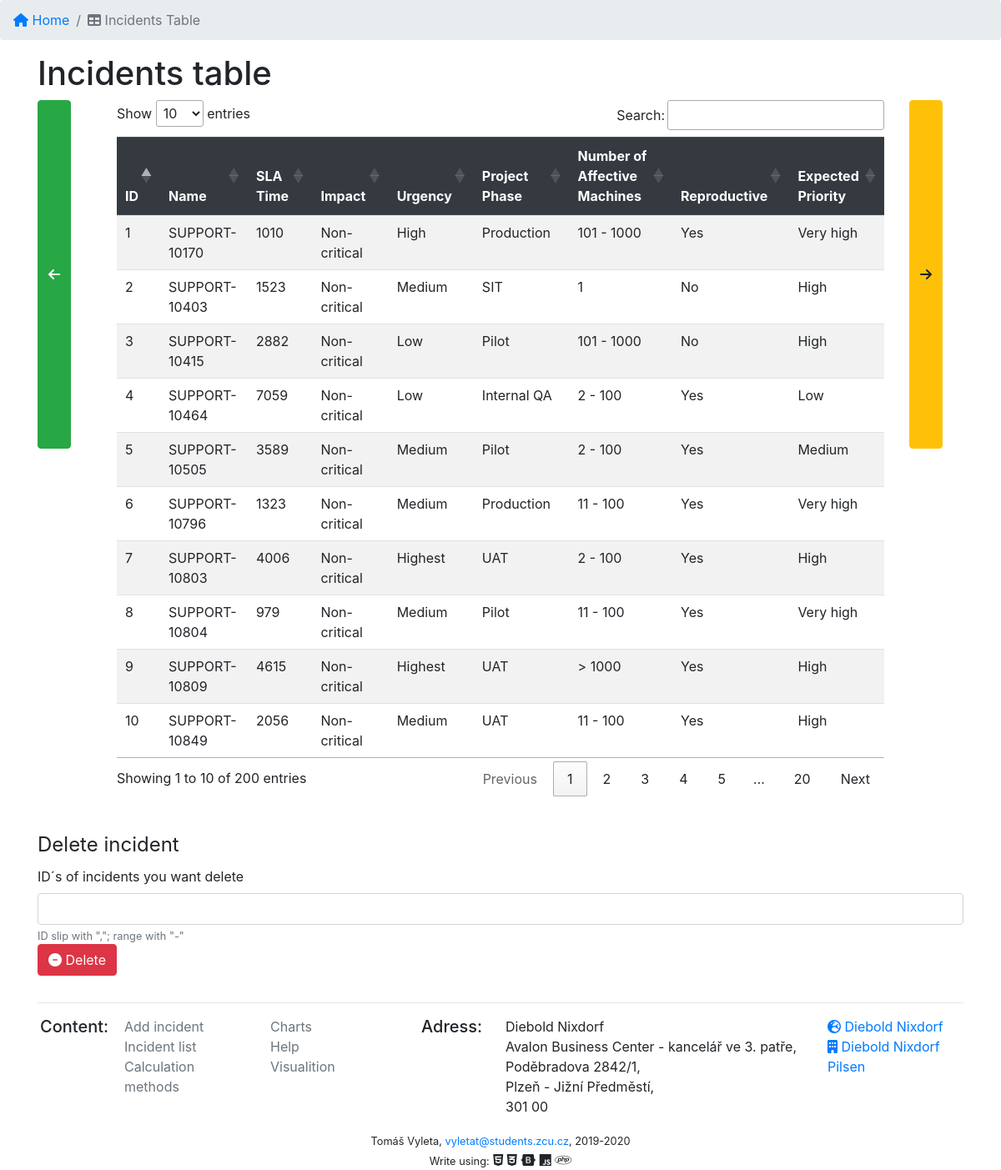
Screenshot of /?page=table with the database file from the repository.
### tables this page shows
CREATE TABLE IF NOT EXISTS `INCIDENT` (
  `id` INT NOT NULL AUTO_INCREMENT,
  `name` VARCHAR(45) NULL,
  `sla_time` INT NOT NULL,
  `urgency` INT NOT NULL,
  `reproductive` INT NOT NULL,
  `project_phase` INT NOT NULL,
  `number_of_effective_machines` INT NOT NULL,
  `impact` INT NOT NULL,
  `expected_priority` INT NULL,
  `priority_1` INT NULL,
  `priority_2` INT NULL,
  `priority_3` INT NULL,
  `priority_4` INT NULL,
  `priority_5` INT NULL,
  `priority_1_rating` FLOAT NULL,
  `priority_2_rating` FLOAT NULL,
  `priority_3_rating` FLOAT NULL,
  `priority_4_rating` FLOAT NULL,
  `priority_5_rating` FLOAT NULL,
  PRIMARY KEY (`id`),
  CONSTRAINT `fk_INCIDENT_URGENCY`
    FOREIGN KEY (`urgency`)
    REFERENCES `URGENCY` (`id_URGENCY`)
    ON DELETE NO ACTION
    ON UPDATE NO ACTION,
  CONSTRAINT `fk_INCIDENT_REPRODUCTIVE1`
    FOREIGN KEY (`reproductive`)
    REFERENCES `REPRODUCTIVE` (`id_REPRODUCTIVE`)
    ON DELETE NO ACTION
    ON UPDATE NO ACTION,
  CONSTRAINT `fk_INCIDENT_PROJECT_PHASE1`
    FOREIGN KEY (`project_phase`)
    REFERENCES `PROJECT_PHASE` (`id_PROJECT_PHASE`)
    ON DELETE NO ACTION
    ON UPDATE NO ACTION,
  CONSTRAINT `fk_INCIDENT_NUMBER_OF_AFFECTIVE_MACHINES1`
    FOREIGN KEY (`number_of_effective_machines`)
    REFERENCES `NUMBER_OF_AFFECTIVE_MACHINES` (`id_NUMBER_OF_AFFECTIVE_MACHINES`)
    ON DELETE NO ACTION
    ON UPDATE NO ACTION,
  CONSTRAINT `fk_INCIDENT_IMPACT1`
    FOREIGN KEY (`impact`)
    REFERENCES `IMPACT` (`id_IMPACT`)
    ON DELETE NO ACTION
    ON UPDATE NO ACTION,
  CONSTRAINT `fk_INCIDENT_PRIORITY1`
    FOREIGN KEY (`expected_priority`)
    REFERENCES `PRIORITY` (`idPRIORITY`)
    ON DELETE NO ACTION
    ON UPDATE NO ACTION,
  CONSTRAINT `fk_INCIDENT_PRIORITY2`
    FOREIGN KEY (`priority_1`)
    REFERENCES `PRIORITY` (`idPRIORITY`)
    ON DELETE NO ACTION
    ON UPDATE NO ACTION,
  CONSTRAINT `fk_INCIDENT_PRIORITY3`
    FOREIGN KEY (`priority_2`)
    REFERENCES `PRIORITY` (`idPRIORITY`)
    ON DELETE NO ACTION
    ON UPDATE NO ACTION,
  CONSTRAINT `fk_INCIDENT_PRIORITY4`
    FOREIGN KEY (`priority_3`)
    REFERENCES `PRIORITY` (`idPRIORITY`)
    ON DELETE NO ACTION
    ON UPDATE NO ACTION,
  CONSTRAINT `fk_INCIDENT_PRIORITY5`
    FOREIGN KEY (`priority_4`)
    REFERENCES `PRIORITY` (`idPRIORITY`)
    ON DELETE NO ACTION
    ON UPDATE NO ACTION,
  CONSTRAINT `fk_INCIDENT_PRIORITY6`
    FOREIGN KEY (`priority_5`)
    REFERENCES `PRIORITY` (`idPRIORITY`)
    ON DELETE NO ACTION
    ON UPDATE NO ACTION);

CREATE TABLE IF NOT EXISTS `IMPACT` (
  `id_IMPACT` INT NOT NULL AUTO_INCREMENT,
  `value` VARCHAR(45) NOT NULL,
  `name` VARCHAR(45) NOT NULL,
  PRIMARY KEY (`id_IMPACT`));

CREATE TABLE IF NOT EXISTS `URGENCY` (
  `id_URGENCY` INT NOT NULL AUTO_INCREMENT,
  `value` VARCHAR(45) NOT NULL,
  `name` VARCHAR(45) NOT NULL,
  PRIMARY KEY (`id_URGENCY`));

CREATE TABLE IF NOT EXISTS `PROJECT_PHASE` (
  `id_PROJECT_PHASE` INT NOT NULL AUTO_INCREMENT,
  `value` VARCHAR(45) NOT NULL,
  `name` VARCHAR(45) NOT NULL,
  PRIMARY KEY (`id_PROJECT_PHASE`));

CREATE TABLE IF NOT EXISTS `NUMBER_OF_AFFECTIVE_MACHINES` (
  `id_NUMBER_OF_AFFECTIVE_MACHINES` INT NOT NULL AUTO_INCREMENT,
  `value` VARCHAR(45) NOT NULL,
  `name` VARCHAR(45) NOT NULL,
  PRIMARY KEY (`id_NUMBER_OF_AFFECTIVE_MACHINES`));

CREATE TABLE IF NOT EXISTS `REPRODUCTIVE` (
  `id_REPRODUCTIVE` INT NOT NULL AUTO_INCREMENT,
  `value` VARCHAR(45) NOT NULL,
  `name` VARCHAR(45) NOT NULL,
  PRIMARY KEY (`id_REPRODUCTIVE`));

CREATE TABLE IF NOT EXISTS `PRIORITY` (
  `idPRIORITY` INT NOT NULL AUTO_INCREMENT,
  `value` VARCHAR(45) NOT NULL,
  `name` VARCHAR(45) NOT NULL,
  PRIMARY KEY (`idPRIORITY`));

### models/MyDatabase.class.php (called while the page is built, shortened)
<?php
class MyDatabase
{
    private $pdo;
    public function __construct()
    {
        $this->pdo = new PDO("mysql:host=" . DB_SERVER . ";dbname=" . DB_NAME, DB_USER, DB_PASS);
        $this->pdo->exec("set names utf8");
    }
    private function executeQuery(string $dotaz)
    {
        $res = $this->pdo->query($dotaz);
        if (!$res) {
            $error = $this->pdo->errorInfo();
            echo $error[2];
            return null;
        } else {
            return $res;
        }
    }
    private function resultObjectToArray(PDOStatement $obj)
    {
        return $obj->fetchAll(PDO::FETCH_ASSOC);
    }
    public function selectFromTable(string $tableName, string $whereStatement = "", $orderByStatement = ""): array
    {
        $q = "SELECT * FROM " . $tableName
            . (($whereStatement == "") ? "" : " WHERE $whereStatement")
            . (($orderByStatement == "") ? "" : " ORDER BY $orderByStatement");
        $obj = $this->executeQuery($q);
        $res = $this->resultObjectToArray($obj);
        return $res;
    }
    public function getUrgency()
    {
        $uregency = $this->selectFromTable(TABLE_URGENCY, "", "");
        return $uregency;
    }
    public function getImpact()
    {
        $impact = $this->selectFromTable(TABLE_IMPACT, "", "");
        return $impact;
    }
    public function incidentsToTable()
    {
        $query = "SELECT
        incident.id,
        incident.name,
        incident.sla_time,
        impact.name AS 'impact',
        urgency.name AS 'urgency',
        project_phase.name AS 'project_phase',
        number_of_affective_machines.name AS 'number_of_affective_machines',
        reproductive.name AS 'reproductive',
        priority.name AS 'expected_priority'
        FROM
        incident
        INNER JOIN impact ON incident.impact = impact.id_IMPACT
        INNER JOIN number_of_affective_machines ON incident.number_of_effective_machines = number_of_affective_machines.id_NUMBER_OF_AFFECTIVE_MACHINES
        INNER JOIN priority ON incident.expected_priority = priority.idPRIORITY
        INNER JOIN project_phase ON incident.project_phase = project_phase.id_PROJECT_PHASE
        INNER JOIN reproductive ON incident.reproductive = reproductive.id_REPRODUCTIVE
        INNER JOIN urgency ON incident.urgency = urgency.id_URGENCY
        ORDER BY incident.id";
        $obj = $this->executeQuery($query);
        $res = $this->resultObjectToArray($obj);
        return $res;
    }
}
?>

### controllers/TableController.class.php (the view, shortened to what this page needs)
<?php
class TableController implements IController {
    private $db;
    public function __construct() {
        require_once (DIRECTORY_MODELS ."/MyDatabase.class.php");
        $this->db = new MyDatabase();
    }
    function createTable(array $incidents):string {
        $heads = array("ID", "Name", "SLA Time", "Impact", "Urgency", "Project Phase", "Number of Affective Machines", "Reproductive", "Expected Priority");
        $table = "<table id='table-incidents' class=\"table table-striped\"><thead class=\"thead-dark\"><tr>";
        foreach ($heads as $head) {
            $table .= "<th>$head</th>";
        }
        $table .= "</tr></thead>";
        foreach ($incidents as $incident) {
            $table .= "<tr>";
            foreach ($incident as $element) {
                $table .= "<td>$element</td>";
            }
            $table .= "</tr>";
        }
        $table .= "</table>";
        return $table;
    }
    public function show(string $pageTitle):string {
        $tplData = [];
        $tplData['title'] = $pageTitle;
        $tplData['urgency'] = $this->db->getUrgency();
        $tplData['impact'] = $this->db->getImpact();
        $incidents = $this->db->incidentsToTable();
        $tplData['table'] = $this->createTable($incidents);
        require(DIRECTORY_VIEWS ."/TableTemplate.tpl.php");
        $obsah = ob_get_clean();
        return $obsah;
    }
}
?>

### index.php (shortened to what this page needs)
<?php
$app = new ApplicationStart();
$app->appStart();
class ApplicationStart {
    public function appStart(){
        if(isset($_GET["page"]) && array_key_exists($_GET["page"], WEB_PAGES)){
            $pageKey = $_GET["page"];
        } else {
            $pageKey = DEFAULT_WEB_PAGE_KEY;
        }
        $pageInfo = WEB_PAGES[$pageKey];
        $controller = new $pageInfo["class_name"];
        echo $controller->show($pageInfo["title"]);
    }
}
?>

### views/TableTemplate.tpl.php (shortened to what this page needs)
<!doctype html>
<html lang="en">
<head>
    <?php
    include("./views/elem/HeadTemplate.tpl.php");
    ?>
</head>
<body>
<nav aria-label="breadcrumb">
    <ol class="breadcrumb">
        <li class="breadcrumb-item"><a href="?page=home"><i class="fas fa-home"></i> Home</a>
        </li>
        <li class="breadcrumb-item active" aria-current="page"><i class="fas fa-table"></i> Incidents Table</li>
    </ol>
</nav>
<div class="container">
    <h1>Incidents table</h1>
    <div class="row">
        <div class="col-sm-1">
            <button class="btn btn-success" style="height: 50%"
                    onclick="window.location.href = '?page=add'"><i
                        class="fas fa-arrow-left"></i></button>
        </div>
        <div class="col-sm-10">
            <?php
            if (array_key_exists('table', $tplData)) {
                echo $tplData['table'];
            }
            ?>
        </div>
        <div class="col-sm-1">
            <button class="btn btn-warning" style="height: 50%"
                    onclick="window.location.href = '?page=methods'"><i
                        class="fas fa-arrow-right"></i></button>
        </div>
    </div>
    <fieldset id="fieldset-delete">
        <legend>Delete incident</legend>
        <form action="" method="post">
            <div class="form-group">
                <label for="delete">ID´s of incidents you want delete</label>
                <input type="text" class="form-control" id="delete" placeholder="" name="delete">
                <small class="form-text text-muted">ID slip with ","; range with "-"</small>
                <button class="btn btn-danger" type="submit"><i class="fas fa-minus-circle"></i> Delete</button>
            </div>
        </form>
    </fieldset>
</div>
</body>
<?php
include("./views/elem/FooterTemplate.tml.php");
?>
</html>

### views/elem/HeadTemplate.tpl.php (shortened to what this page needs)
<link rel="stylesheet" href="https://stackpath.bootstrapcdn.com/bootstrap/4.4.1/css/bootstrap.min.css">
<link rel="stylesheet" href="./css/style.css">
<link rel="stylesheet" type="text/css" href="https://cdn.datatables.net/1.10.20/css/jquery.dataTables.css">
<link href="https://unpkg.com/aos@2.3.1/dist/aos.css" rel="stylesheet">

### views/elem/FooterTemplate.tml.php
<footer class="container">
    <hr>
    <div class="footer-list row justify-content-around">
        <div class="col-1">
            <h5>Content:</h5>
        </div>
        <div class="row col-4">
            <div class="col-6">
                <ul class="list-unstyled text-small">
                    <li>
                        <a class="text-muted" href="?page=add">Add incident</a>
                    </li>
                    <li>
                        <a class="text-muted" href="?page=table">Incident list</a>
                    </li>
                    <li>
                        <a class="text-muted" href="?page=methods">Calculation methods</a>
                    </li>
                </ul>
            </div>
            <div class="col-6">
                <ul class="list-unstyled text-small">
                    <li>
                        <a class="text-muted" href="?page=charts">Charts</a>
                    </li>
                    <li>
                        <a class="text-muted" href="?page=help">Help</a>
                    </li>
                    <li>
                        <a class="text-muted" href="?page=visualization">Visualition</a>
                    </li>
                </ul>
            </div>
        </div>
        <div class="col-1">
            <h5>Adress:</h5>
        </div>
        <div class="col-4">
            <p>
                Diebold Nixdorf </br>
                Avalon Business Center - kancelář ve 3. patře, </br>
                Poděbradova 2842/1,<br/>
                Plzeň - Jižní Předměstí,<br/>
                301 00
            </p>
        </div>
        <div class="col-sm-2">
            <ul class="list-unstyled text-small">
                <li>
                    <a href="https://www.dieboldnixdorf.com/en-us" target="_blank"><i class="fas fa-globe-europe"></i> Diebold Nixdorf</a>
                </li>
                <li>
                    <a href="https://www.dnpilsen.cz" target="_blank"><i class="fas fa-building"></i> Diebold Nixdorf Pilsen</a>
                </li>
            </ul>
        </div>
    </div>
    <div class="footer-author">
        <div class="row justify-content-center">
            <div class="col-auto">
                <small>Tomáš Vyleta, <a href="mailto:vyleta.tom@gmail.com">vyletat@students.zcu.cz</a>, 2019-2020</small>
            </div>
        </div>
        <div class="row justify-content-center">
            <div class="col-auto">
                <span>
                    <small>Write using:</small>
                    <i class="fab fa-html5"></i>
                    <i class="fab fa-css3-alt"></i>
                    <i class="fab fa-bootstrap"></i>
                    <i class="fab fa-js"></i>
                    <i class="fab fa-php"></i>
                </span>
            </div>
        </div>
    </div>
</footer>

### css/style.css (style rules this page uses)
#fieldset-delete { margin-top: 40px; }

### rows the page displays
incident: id "1", name "SUPPORT-10170", sla_time "1010", impact.name "Non-critical", urgency.name "High", project_phase.name "Production", number_of_effective_machines.name "101 - 1000", reproductive.name "Yes", expected_priority.name "Very high"
incident: id "2", name "SUPPORT-10403", sla_time "1523", impact.name "Non-critical", urgency.name "Medium", project_phase.name "SIT", number_of_effective_machines.name "1", reproductive.name "No", expected_priority.name "High"
incident: id "3", name "SUPPORT-10415", sla_time "2882", impact.name "Non-critical", urgency.name "Low", project_phase.name "Pilot", number_of_effective_machines.name "101 - 1000", reproductive.name "No", expected_priority.name "High"
incident: id "4", name "SUPPORT-10464", sla_time "7059", impact.name "Non-critical", element "Low", project_phase.name "Internal QA", number_of_effective_machines.name "2 - 100", reproductive.name "Yes"
incident: id "5", name "SUPPORT-10505", sla_time "3589", impact.name "Non-critical", element "Medium", project_phase.name "Pilot", number_of_effective_machines.name "2 - 100", reproductive.name "Yes"
incident: id "6", name "SUPPORT-10796", sla_time "1323", impact.name "Non-critical", urgency.name "Medium", project_phase.name "Production", number_of_effective_machines.name "11 - 100", reproductive.name "Yes", expected_priority.name "Very high"
incident: id "7", name "SUPPORT-10803", sla_time "4006", impact.name "Non-critical", urgency.name "Highest", project_phase.name "UAT", number_of_effective_machines.name "2 - 100", reproductive.name "Yes", expected_priority.name "High"
incident: id "8", name "SUPPORT-10804", sla_time "979", impact.name "Non-critical", urgency.name "Medium", project_phase.name "Pilot", number_of_effective_machines.name "11 - 100", reproductive.name "Yes", expected_priority.name "Very high"
incident: id "9", name "SUPPORT-10809", sla_time "4615", impact.name "Non-critical", urgency.name "Highest", project_phase.name "UAT", number_of_effective_machines.name "> 1000", reproductive.name "Yes", expected_priority.name "High"
incident: id "10", name "SUPPORT-10849", sla_time "2056", impact.name "Non-critical", urgency.name "Medium", project_phase.name "UAT", number_of_effective_machines.name "11 - 100", reproductive.name "Yes", expected_priority.name "High"

### other values shown
$head "ID"
$head "Name"
$head "SLA Time"
$head "Impact"
$head "Urgency"
$head "Project Phase"
$head "Number of Affective Machines"
$head "Reproductive"
$head "Expected Priority"
